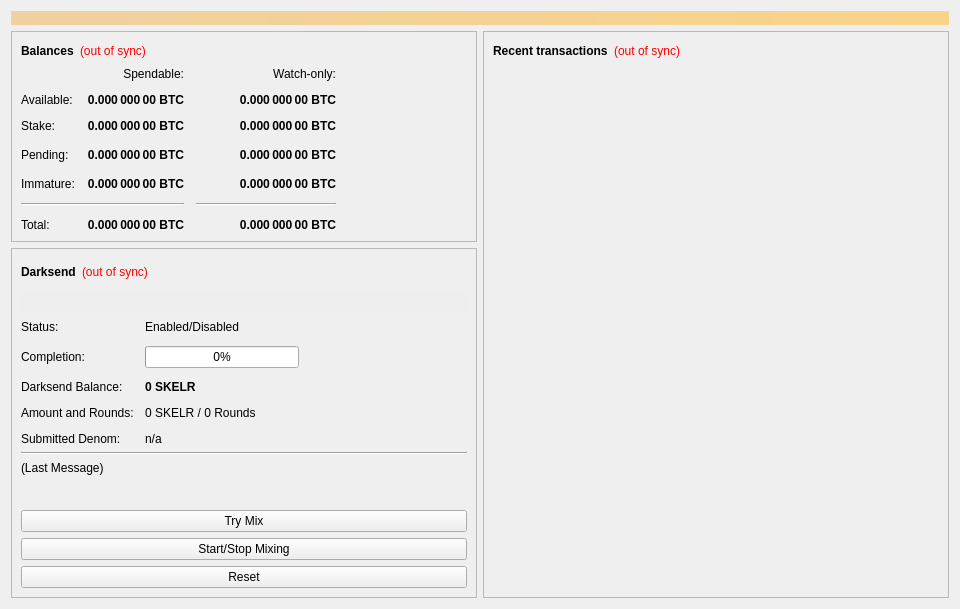
<?xml version="1.0" encoding="UTF-8"?>
<ui version="4.0">
 <class>OverviewPage</class>
 <widget class="QWidget" name="OverviewPage">
  <property name="geometry">
   <rect>
    <x>0</x>
    <y>0</y>
    <width>960</width>
    <height>594</height>
   </rect>
  </property>
  <property name="minimumSize">
   <size>
    <width>960</width>
    <height>0</height>
   </size>
  </property>
  <property name="windowTitle">
   <string>Form</string>
  </property>
  <layout class="QVBoxLayout" name="topLayout">
   <item>
    <widget class="QLabel" name="labelAlerts">
     <property name="visible">
      <bool>false</bool>
     </property>
     <property name="styleSheet">
      <string notr="true">background-color: qlineargradient(x1: 0, y1: 0, x2: 1, y2: 0, stop:0 #F0D0A0, stop:1 #F8D488); color:#000000;</string>
     </property>
     <property name="wordWrap">
      <bool>true</bool>
     </property>
     <property name="margin">
      <number>3</number>
     </property>
    </widget>
   </item>
   <item>
    <layout class="QHBoxLayout" name="horizontalLayout" stretch="1,1">
     <item>
      <layout class="QVBoxLayout" name="verticalLayout_2">
       <item>
        <widget class="QFrame" name="frame">
         <property name="frameShape">
          <enum>QFrame::StyledPanel</enum>
         </property>
         <property name="frameShadow">
          <enum>QFrame::Raised</enum>
         </property>
         <layout class="QVBoxLayout" name="verticalLayout_4">
          <item>
           <layout class="QHBoxLayout" name="horizontalLayout_4">
            <item>
             <widget class="QLabel" name="label_5">
              <property name="font">
               <font>
                <weight>75</weight>
                <bold>true</bold>
               </font>
              </property>
              <property name="text">
               <string>Balances</string>
              </property>
             </widget>
            </item>
            <item>
             <widget class="QLabel" name="labelWalletStatus">
              <property name="cursor">
               <cursorShape>WhatsThisCursor</cursorShape>
              </property>
              <property name="toolTip">
               <string>The displayed information may be out of date. Your wallet automatically synchronizes with the SkeletonRevive network after a connection is established, but this process has not completed yet.</string>
              </property>
              <property name="styleSheet">
               <string notr="true">QLabel { color: red; }</string>
              </property>
              <property name="text">
               <string notr="true">(out of sync)</string>
              </property>
              <property name="alignment">
               <set>Qt::AlignLeading|Qt::AlignLeft|Qt::AlignVCenter</set>
              </property>
             </widget>
            </item>
            <item>
             <spacer name="horizontalSpacer_3">
              <property name="orientation">
               <enum>Qt::Horizontal</enum>
              </property>
              <property name="sizeHint" stdset="0">
               <size>
                <width>40</width>
                <height>20</height>
               </size>
              </property>
             </spacer>
            </item>
           </layout>
          </item>
          <item>
           <layout class="QGridLayout" name="gridLayout">
            <property name="spacing">
             <number>12</number>
            </property>
            <item row="3" column="2">
             <widget class="QLabel" name="labelWatchPending">
              <property name="font">
               <font>
                <weight>75</weight>
                <bold>true</bold>
               </font>
              </property>
              <property name="cursor">
               <cursorShape>IBeamCursor</cursorShape>
              </property>
              <property name="toolTip">
               <string>Unconfirmed transactions to watch-only addresses</string>
              </property>
              <property name="text">
               <string notr="true">0.000 000 00 BTC</string>
              </property>
              <property name="alignment">
               <set>Qt::AlignRight|Qt::AlignTrailing|Qt::AlignVCenter</set>
              </property>
              <property name="textInteractionFlags">
               <set>Qt::LinksAccessibleByMouse|Qt::TextSelectableByKeyboard|Qt::TextSelectableByMouse</set>
              </property>
             </widget>
            </item>
            <item row="3" column="1">
             <widget class="QLabel" name="labelUnconfirmed">
              <property name="font">
               <font>
                <weight>75</weight>
                <bold>true</bold>
               </font>
              </property>
              <property name="cursor">
               <cursorShape>IBeamCursor</cursorShape>
              </property>
              <property name="toolTip">
               <string>Total of transactions that have yet to be confirmed, and do not yet count toward the spendable balance</string>
              </property>
              <property name="text">
               <string notr="true">0.000 000 00 BTC</string>
              </property>
              <property name="alignment">
               <set>Qt::AlignRight|Qt::AlignTrailing|Qt::AlignVCenter</set>
              </property>
              <property name="textInteractionFlags">
               <set>Qt::LinksAccessibleByMouse|Qt::TextSelectableByKeyboard|Qt::TextSelectableByMouse</set>
              </property>
             </widget>
            </item>
            <item row="4" column="2">
             <widget class="QLabel" name="labelWatchImmature">
              <property name="font">
               <font>
                <weight>75</weight>
                <bold>true</bold>
               </font>
              </property>
              <property name="cursor">
               <cursorShape>IBeamCursor</cursorShape>
              </property>
              <property name="toolTip">
               <string>Mined balance in watch-only addresses that has not yet matured</string>
              </property>
              <property name="text">
               <string notr="true">0.000 000 00 BTC</string>
              </property>
              <property name="alignment">
               <set>Qt::AlignRight|Qt::AlignTrailing|Qt::AlignVCenter</set>
              </property>
              <property name="textInteractionFlags">
               <set>Qt::LinksAccessibleByMouse|Qt::TextSelectableByKeyboard|Qt::TextSelectableByMouse</set>
              </property>
             </widget>
            </item>
            <item row="5" column="0" colspan="2">
             <widget class="Line" name="lineSpendableBalance">
              <property name="orientation">
               <enum>Qt::Horizontal</enum>
              </property>
             </widget>
            </item>
            <item row="5" column="2">
             <widget class="Line" name="lineWatchBalance">
              <property name="sizePolicy">
               <sizepolicy hsizetype="Preferred" vsizetype="Fixed">
                <horstretch>0</horstretch>
                <verstretch>0</verstretch>
               </sizepolicy>
              </property>
              <property name="minimumSize">
               <size>
                <width>140</width>
                <height>0</height>
               </size>
              </property>
              <property name="orientation">
               <enum>Qt::Horizontal</enum>
              </property>
             </widget>
            </item>
            <item row="6" column="0">
             <widget class="QLabel" name="labelTotalText">
              <property name="text">
               <string>Total:</string>
              </property>
             </widget>
            </item>
            <item row="4" column="1">
             <widget class="QLabel" name="labelImmature">
              <property name="font">
               <font>
                <weight>75</weight>
                <bold>true</bold>
               </font>
              </property>
              <property name="cursor">
               <cursorShape>IBeamCursor</cursorShape>
              </property>
              <property name="toolTip">
               <string>Mined balance that has not yet matured</string>
              </property>
              <property name="text">
               <string notr="true">0.000 000 00 BTC</string>
              </property>
              <property name="alignment">
               <set>Qt::AlignRight|Qt::AlignTrailing|Qt::AlignVCenter</set>
              </property>
              <property name="textInteractionFlags">
               <set>Qt::LinksAccessibleByMouse|Qt::TextSelectableByKeyboard|Qt::TextSelectableByMouse</set>
              </property>
             </widget>
            </item>
            <item row="3" column="3">
             <spacer name="horizontalSpacer_2">
              <property name="orientation">
               <enum>Qt::Horizontal</enum>
              </property>
              <property name="sizeHint" stdset="0">
               <size>
                <width>40</width>
                <height>20</height>
               </size>
              </property>
             </spacer>
            </item>
            <item row="4" column="0">
             <widget class="QLabel" name="labelImmatureText">
              <property name="text">
               <string>Immature:</string>
              </property>
             </widget>
            </item>
            <item row="6" column="1">
             <widget class="QLabel" name="labelTotal">
              <property name="font">
               <font>
                <weight>75</weight>
                <bold>true</bold>
               </font>
              </property>
              <property name="cursor">
               <cursorShape>IBeamCursor</cursorShape>
              </property>
              <property name="toolTip">
               <string>Your current total balance</string>
              </property>
              <property name="text">
               <string notr="true">0.000 000 00 BTC</string>
              </property>
              <property name="alignment">
               <set>Qt::AlignRight|Qt::AlignTrailing|Qt::AlignVCenter</set>
              </property>
              <property name="textInteractionFlags">
               <set>Qt::LinksAccessibleByMouse|Qt::TextSelectableByKeyboard|Qt::TextSelectableByMouse</set>
              </property>
             </widget>
            </item>
            <item row="6" column="2">
             <widget class="QLabel" name="labelWatchTotal">
              <property name="font">
               <font>
                <weight>75</weight>
                <bold>true</bold>
               </font>
              </property>
              <property name="cursor">
               <cursorShape>IBeamCursor</cursorShape>
              </property>
              <property name="toolTip">
               <string>Current total balance in watch-only addresses</string>
              </property>
              <property name="text">
               <string notr="true">0.000 000 00 BTC</string>
              </property>
              <property name="alignment">
               <set>Qt::AlignRight|Qt::AlignTrailing|Qt::AlignVCenter</set>
              </property>
              <property name="textInteractionFlags">
               <set>Qt::LinksAccessibleByMouse|Qt::TextSelectableByKeyboard|Qt::TextSelectableByMouse</set>
              </property>
             </widget>
            </item>
            <item row="0" column="2">
             <widget class="QLabel" name="labelWatchonly">
              <property name="text">
               <string>Watch-only:</string>
              </property>
              <property name="alignment">
               <set>Qt::AlignRight|Qt::AlignTrailing|Qt::AlignVCenter</set>
              </property>
             </widget>
            </item>
            <item row="1" column="0">
             <widget class="QLabel" name="labelBalanceText">
              <property name="text">
               <string>Available:</string>
              </property>
             </widget>
            </item>
            <item row="1" column="1">
             <widget class="QLabel" name="labelBalance">
              <property name="font">
               <font>
                <weight>75</weight>
                <bold>true</bold>
               </font>
              </property>
              <property name="cursor">
               <cursorShape>IBeamCursor</cursorShape>
              </property>
              <property name="toolTip">
               <string>Your current spendable balance</string>
              </property>
              <property name="text">
               <string notr="true">0.000 000 00 BTC</string>
              </property>
              <property name="alignment">
               <set>Qt::AlignRight|Qt::AlignTrailing|Qt::AlignVCenter</set>
              </property>
              <property name="textInteractionFlags">
               <set>Qt::LinksAccessibleByMouse|Qt::TextSelectableByKeyboard|Qt::TextSelectableByMouse</set>
              </property>
             </widget>
            </item>
            <item row="2" column="0">
             <widget class="QLabel" name="label_10">
              <property name="text">
               <string>Stake:</string>
              </property>
             </widget>
            </item>
            <item row="2" column="1">
             <widget class="QLabel" name="labelStake">
              <property name="font">
               <font>
                <weight>75</weight>
                <bold>true</bold>
               </font>
              </property>
              <property name="cursor">
               <cursorShape>IBeamCursor</cursorShape>
              </property>
              <property name="toolTip">
               <string>Total of coins that was staked, and do not yet count toward the current balance</string>
              </property>
              <property name="text">
               <string notr="true">0.000 000 00 BTC</string>
              </property>
              <property name="alignment">
               <set>Qt::AlignRight|Qt::AlignTrailing|Qt::AlignVCenter</set>
              </property>
              <property name="textInteractionFlags">
               <set>Qt::LinksAccessibleByMouse|Qt::TextSelectableByKeyboard|Qt::TextSelectableByMouse</set>
              </property>
             </widget>
            </item>
            <item row="2" column="2">
             <widget class="QLabel" name="labelWatchStake">
              <property name="font">
               <font>
                <weight>75</weight>
                <bold>true</bold>
               </font>
              </property>
              <property name="cursor">
               <cursorShape>IBeamCursor</cursorShape>
              </property>
              <property name="toolTip">
               <string>Total of coins that was staked in watch-only addresses, and do not yet count toward the current watch-only balance</string>
              </property>
              <property name="text">
               <string notr="true">0.000 000 00 BTC</string>
              </property>
              <property name="alignment">
               <set>Qt::AlignRight|Qt::AlignTrailing|Qt::AlignVCenter</set>
              </property>
              <property name="textInteractionFlags">
               <set>Qt::LinksAccessibleByMouse|Qt::TextSelectableByKeyboard|Qt::TextSelectableByMouse</set>
              </property>
             </widget>
            </item>
            <item row="1" column="2">
             <widget class="QLabel" name="labelWatchAvailable">
              <property name="font">
               <font>
                <weight>75</weight>
                <bold>true</bold>
               </font>
              </property>
              <property name="cursor">
               <cursorShape>IBeamCursor</cursorShape>
              </property>
              <property name="toolTip">
               <string>Your current balance in watch-only addresses</string>
              </property>
              <property name="text">
               <string notr="true">0.000 000 00 BTC</string>
              </property>
              <property name="alignment">
               <set>Qt::AlignRight|Qt::AlignTrailing|Qt::AlignVCenter</set>
              </property>
              <property name="textInteractionFlags">
               <set>Qt::LinksAccessibleByMouse|Qt::TextSelectableByKeyboard|Qt::TextSelectableByMouse</set>
              </property>
             </widget>
            </item>
            <item row="3" column="0">
             <widget class="QLabel" name="labelPendingText">
              <property name="text">
               <string>Pending:</string>
              </property>
             </widget>
            </item>
            <item row="0" column="1">
             <widget class="QLabel" name="labelSpendable">
              <property name="text">
               <string>Spendable:</string>
              </property>
              <property name="alignment">
               <set>Qt::AlignRight|Qt::AlignTrailing|Qt::AlignVCenter</set>
              </property>
             </widget>
            </item>
           </layout>
          </item>
         </layout>
        </widget>
       </item>
       <item>
        <widget class="QFrame" name="frameDarksend">
         <property name="sizePolicy">
          <sizepolicy hsizetype="Expanding" vsizetype="Expanding">
           <horstretch>0</horstretch>
           <verstretch>0</verstretch>
          </sizepolicy>
         </property>
         <property name="minimumSize">
          <size>
           <width>0</width>
           <height>350</height>
          </size>
         </property>
         <property name="layoutDirection">
          <enum>Qt::LeftToRight</enum>
         </property>
         <property name="frameShape">
          <enum>QFrame::StyledPanel</enum>
         </property>
         <property name="frameShadow">
          <enum>QFrame::Raised</enum>
         </property>
         <layout class="QVBoxLayout" name="verticalLayout_5">
          <item>
           <layout class="QHBoxLayout" name="horizontalLayout_5">
            <item>
             <widget class="QLabel" name="label_2">
              <property name="font">
               <font>
                <weight>75</weight>
                <bold>true</bold>
               </font>
              </property>
              <property name="text">
               <string>Darksend</string>
              </property>
             </widget>
            </item>
            <item>
             <widget class="QLabel" name="labelDarksendSyncStatus">
              <property name="toolTip">
               <string>The displayed information may be out of date. Your wallet automatically synchronizes with the SkeletonRevive network after a connection is established, but this process has not completed yet.</string>
              </property>
              <property name="styleSheet">
               <string notr="true">QLabel { color: red; }</string>
              </property>
              <property name="text">
               <string notr="true">(out of sync)</string>
              </property>
              <property name="alignment">
               <set>Qt::AlignLeading|Qt::AlignLeft|Qt::AlignVCenter</set>
              </property>
             </widget>
            </item>
            <item>
             <spacer name="horizontalSpacer_4">
              <property name="orientation">
               <enum>Qt::Horizontal</enum>
              </property>
              <property name="sizeHint" stdset="0">
               <size>
                <width>40</width>
                <height>20</height>
               </size>
              </property>
             </spacer>
            </item>
           </layout>
          </item>
          <item>
           <widget class="QPushButton" name="runAutoDenom">
            <property name="palette">
             <palette>
              <active>
               <colorrole role="WindowText">
                <brush brushstyle="SolidPattern">
                 <color alpha="255">
                  <red>0</red>
                  <green>0</green>
                  <blue>0</blue>
                 </color>
                </brush>
               </colorrole>
               <colorrole role="Button">
                <brush brushstyle="SolidPattern">
                 <color alpha="255">
                  <red>239</red>
                  <green>238</green>
                  <blue>238</blue>
                 </color>
                </brush>
               </colorrole>
               <colorrole role="Light">
                <brush brushstyle="SolidPattern">
                 <color alpha="255">
                  <red>255</red>
                  <green>255</green>
                  <blue>255</blue>
                 </color>
                </brush>
               </colorrole>
               <colorrole role="Midlight">
                <brush brushstyle="SolidPattern">
                 <color alpha="255">
                  <red>247</red>
                  <green>246</green>
                  <blue>246</blue>
                 </color>
                </brush>
               </colorrole>
               <colorrole role="Dark">
                <brush brushstyle="SolidPattern">
                 <color alpha="255">
                  <red>119</red>
                  <green>119</green>
                  <blue>119</blue>
                 </color>
                </brush>
               </colorrole>
               <colorrole role="Mid">
                <brush brushstyle="SolidPattern">
                 <color alpha="255">
                  <red>159</red>
                  <green>159</green>
                  <blue>159</blue>
                 </color>
                </brush>
               </colorrole>
               <colorrole role="Text">
                <brush brushstyle="SolidPattern">
                 <color alpha="255">
                  <red>0</red>
                  <green>0</green>
                  <blue>0</blue>
                 </color>
                </brush>
               </colorrole>
               <colorrole role="BrightText">
                <brush brushstyle="SolidPattern">
                 <color alpha="255">
                  <red>255</red>
                  <green>255</green>
                  <blue>255</blue>
                 </color>
                </brush>
               </colorrole>
               <colorrole role="ButtonText">
                <brush brushstyle="SolidPattern">
                 <color alpha="255">
                  <red>0</red>
                  <green>0</green>
                  <blue>0</blue>
                 </color>
                </brush>
               </colorrole>
               <colorrole role="Base">
                <brush brushstyle="SolidPattern">
                 <color alpha="255">
                  <red>255</red>
                  <green>255</green>
                  <blue>255</blue>
                 </color>
                </brush>
               </colorrole>
               <colorrole role="Window">
                <brush brushstyle="SolidPattern">
                 <color alpha="255">
                  <red>239</red>
                  <green>238</green>
                  <blue>238</blue>
                 </color>
                </brush>
               </colorrole>
               <colorrole role="Shadow">
                <brush brushstyle="SolidPattern">
                 <color alpha="255">
                  <red>0</red>
                  <green>0</green>
                  <blue>0</blue>
                 </color>
                </brush>
               </colorrole>
               <colorrole role="AlternateBase">
                <brush brushstyle="SolidPattern">
                 <color alpha="255">
                  <red>247</red>
                  <green>246</green>
                  <blue>246</blue>
                 </color>
                </brush>
               </colorrole>
               <colorrole role="ToolTipBase">
                <brush brushstyle="SolidPattern">
                 <color alpha="255">
                  <red>255</red>
                  <green>255</green>
                  <blue>220</blue>
                 </color>
                </brush>
               </colorrole>
               <colorrole role="ToolTipText">
                <brush brushstyle="SolidPattern">
                 <color alpha="255">
                  <red>0</red>
                  <green>0</green>
                  <blue>0</blue>
                 </color>
                </brush>
               </colorrole>
              </active>
              <inactive>
               <colorrole role="WindowText">
                <brush brushstyle="SolidPattern">
                 <color alpha="255">
                  <red>0</red>
                  <green>0</green>
                  <blue>0</blue>
                 </color>
                </brush>
               </colorrole>
               <colorrole role="Button">
                <brush brushstyle="SolidPattern">
                 <color alpha="255">
                  <red>239</red>
                  <green>238</green>
                  <blue>238</blue>
                 </color>
                </brush>
               </colorrole>
               <colorrole role="Light">
                <brush brushstyle="SolidPattern">
                 <color alpha="255">
                  <red>255</red>
                  <green>255</green>
                  <blue>255</blue>
                 </color>
                </brush>
               </colorrole>
               <colorrole role="Midlight">
                <brush brushstyle="SolidPattern">
                 <color alpha="255">
                  <red>247</red>
                  <green>246</green>
                  <blue>246</blue>
                 </color>
                </brush>
               </colorrole>
               <colorrole role="Dark">
                <brush brushstyle="SolidPattern">
                 <color alpha="255">
                  <red>119</red>
                  <green>119</green>
                  <blue>119</blue>
                 </color>
                </brush>
               </colorrole>
               <colorrole role="Mid">
                <brush brushstyle="SolidPattern">
                 <color alpha="255">
                  <red>159</red>
                  <green>159</green>
                  <blue>159</blue>
                 </color>
                </brush>
               </colorrole>
               <colorrole role="Text">
                <brush brushstyle="SolidPattern">
                 <color alpha="255">
                  <red>0</red>
                  <green>0</green>
                  <blue>0</blue>
                 </color>
                </brush>
               </colorrole>
               <colorrole role="BrightText">
                <brush brushstyle="SolidPattern">
                 <color alpha="255">
                  <red>255</red>
                  <green>255</green>
                  <blue>255</blue>
                 </color>
                </brush>
               </colorrole>
               <colorrole role="ButtonText">
                <brush brushstyle="SolidPattern">
                 <color alpha="255">
                  <red>0</red>
                  <green>0</green>
                  <blue>0</blue>
                 </color>
                </brush>
               </colorrole>
               <colorrole role="Base">
                <brush brushstyle="SolidPattern">
                 <color alpha="255">
                  <red>255</red>
                  <green>255</green>
                  <blue>255</blue>
                 </color>
                </brush>
               </colorrole>
               <colorrole role="Window">
                <brush brushstyle="SolidPattern">
                 <color alpha="255">
                  <red>239</red>
                  <green>238</green>
                  <blue>238</blue>
                 </color>
                </brush>
               </colorrole>
               <colorrole role="Shadow">
                <brush brushstyle="SolidPattern">
                 <color alpha="255">
                  <red>0</red>
                  <green>0</green>
                  <blue>0</blue>
                 </color>
                </brush>
               </colorrole>
               <colorrole role="AlternateBase">
                <brush brushstyle="SolidPattern">
                 <color alpha="255">
                  <red>247</red>
                  <green>246</green>
                  <blue>246</blue>
                 </color>
                </brush>
               </colorrole>
               <colorrole role="ToolTipBase">
                <brush brushstyle="SolidPattern">
                 <color alpha="255">
                  <red>255</red>
                  <green>255</green>
                  <blue>220</blue>
                 </color>
                </brush>
               </colorrole>
               <colorrole role="ToolTipText">
                <brush brushstyle="SolidPattern">
                 <color alpha="255">
                  <red>0</red>
                  <green>0</green>
                  <blue>0</blue>
                 </color>
                </brush>
               </colorrole>
              </inactive>
              <disabled>
               <colorrole role="WindowText">
                <brush brushstyle="SolidPattern">
                 <color alpha="255">
                  <red>119</red>
                  <green>119</green>
                  <blue>119</blue>
                 </color>
                </brush>
               </colorrole>
               <colorrole role="Button">
                <brush brushstyle="SolidPattern">
                 <color alpha="255">
                  <red>239</red>
                  <green>238</green>
                  <blue>238</blue>
                 </color>
                </brush>
               </colorrole>
               <colorrole role="Light">
                <brush brushstyle="SolidPattern">
                 <color alpha="255">
                  <red>255</red>
                  <green>255</green>
                  <blue>255</blue>
                 </color>
                </brush>
               </colorrole>
               <colorrole role="Midlight">
                <brush brushstyle="SolidPattern">
                 <color alpha="255">
                  <red>247</red>
                  <green>246</green>
                  <blue>246</blue>
                 </color>
                </brush>
               </colorrole>
               <colorrole role="Dark">
                <brush brushstyle="SolidPattern">
                 <color alpha="255">
                  <red>119</red>
                  <green>119</green>
                  <blue>119</blue>
                 </color>
                </brush>
               </colorrole>
               <colorrole role="Mid">
                <brush brushstyle="SolidPattern">
                 <color alpha="255">
                  <red>159</red>
                  <green>159</green>
                  <blue>159</blue>
                 </color>
                </brush>
               </colorrole>
               <colorrole role="Text">
                <brush brushstyle="SolidPattern">
                 <color alpha="255">
                  <red>119</red>
                  <green>119</green>
                  <blue>119</blue>
                 </color>
                </brush>
               </colorrole>
               <colorrole role="BrightText">
                <brush brushstyle="SolidPattern">
                 <color alpha="255">
                  <red>255</red>
                  <green>255</green>
                  <blue>255</blue>
                 </color>
                </brush>
               </colorrole>
               <colorrole role="ButtonText">
                <brush brushstyle="SolidPattern">
                 <color alpha="255">
                  <red>119</red>
                  <green>119</green>
                  <blue>119</blue>
                 </color>
                </brush>
               </colorrole>
               <colorrole role="Base">
                <brush brushstyle="SolidPattern">
                 <color alpha="255">
                  <red>239</red>
                  <green>238</green>
                  <blue>238</blue>
                 </color>
                </brush>
               </colorrole>
               <colorrole role="Window">
                <brush brushstyle="SolidPattern">
                 <color alpha="255">
                  <red>239</red>
                  <green>238</green>
                  <blue>238</blue>
                 </color>
                </brush>
               </colorrole>
               <colorrole role="Shadow">
                <brush brushstyle="SolidPattern">
                 <color alpha="255">
                  <red>0</red>
                  <green>0</green>
                  <blue>0</blue>
                 </color>
                </brush>
               </colorrole>
               <colorrole role="AlternateBase">
                <brush brushstyle="SolidPattern">
                 <color alpha="255">
                  <red>239</red>
                  <green>238</green>
                  <blue>238</blue>
                 </color>
                </brush>
               </colorrole>
               <colorrole role="ToolTipBase">
                <brush brushstyle="SolidPattern">
                 <color alpha="255">
                  <red>255</red>
                  <green>255</green>
                  <blue>220</blue>
                 </color>
                </brush>
               </colorrole>
               <colorrole role="ToolTipText">
                <brush brushstyle="SolidPattern">
                 <color alpha="255">
                  <red>0</red>
                  <green>0</green>
                  <blue>0</blue>
                 </color>
                </brush>
               </colorrole>
              </disabled>
             </palette>
            </property>
            <property name="focusPolicy">
             <enum>Qt::NoFocus</enum>
            </property>
            <property name="autoFillBackground">
             <bool>true</bool>
            </property>
            <property name="text">
             <string/>
            </property>
            <property name="flat">
             <bool>true</bool>
            </property>
           </widget>
          </item>
          <item>
           <layout class="QFormLayout" name="formLayout">
            <property name="fieldGrowthPolicy">
             <enum>QFormLayout::AllNonFixedFieldsGrow</enum>
            </property>
            <property name="horizontalSpacing">
             <number>11</number>
            </property>
            <property name="verticalSpacing">
             <number>12</number>
            </property>
            <item row="0" column="0">
             <widget class="QLabel" name="label_6">
              <property name="text">
               <string>Status:</string>
              </property>
             </widget>
            </item>
            <item row="1" column="0">
             <widget class="QLabel" name="label_7">
              <property name="text">
               <string>Completion:</string>
              </property>
             </widget>
            </item>
            <item row="1" column="1">
             <widget class="QProgressBar" name="darksendProgress">
              <property name="maximumSize">
               <size>
                <width>154</width>
                <height>16777215</height>
               </size>
              </property>
              <property name="value">
               <number>0</number>
              </property>
             </widget>
            </item>
            <item row="3" column="0">
             <widget class="QLabel" name="labelAnonymizedText">
              <property name="text">
               <string>Darksend Balance:</string>
              </property>
             </widget>
            </item>
            <item row="3" column="1">
             <widget class="QLabel" name="labelAnonymized">
              <property name="font">
               <font>
                <weight>75</weight>
                <bold>true</bold>
               </font>
              </property>
              <property name="text">
               <string notr="true">0 SKELR</string>
              </property>
             </widget>
            </item>
            <item row="4" column="0">
             <widget class="QLabel" name="label_8">
              <property name="text">
               <string>Amount and Rounds:</string>
              </property>
             </widget>
            </item>
            <item row="4" column="1">
             <widget class="QLabel" name="labelAmountRounds">
              <property name="text">
               <string>0 SKELR / 0 Rounds</string>
              </property>
             </widget>
            </item>
            <item row="5" column="0">
             <widget class="QLabel" name="label_9">
              <property name="text">
               <string>Submitted Denom:</string>
              </property>
             </widget>
            </item>
            <item row="5" column="1">
             <widget class="QLabel" name="labelSubmittedDenom">
              <property name="toolTip">
               <string>The denominations you submitted to the Masternode.&lt;br&gt;To mix, other users must submit the exact same denominations.</string>
              </property>
              <property name="text">
               <string>n/a</string>
              </property>
             </widget>
            </item>
            <item row="0" column="1">
             <widget class="QLabel" name="darksendEnabled">
              <property name="text">
               <string>Enabled/Disabled</string>
              </property>
             </widget>
            </item>
           </layout>
          </item>
          <item>
           <widget class="Line" name="lineLastMessage">
            <property name="orientation">
             <enum>Qt::Horizontal</enum>
            </property>
           </widget>
          </item>
          <item>
           <widget class="QLabel" name="darksendStatus">
            <property name="minimumSize">
             <size>
              <width>288</width>
              <height>43</height>
             </size>
            </property>
            <property name="text">
             <string>(Last Message)</string>
            </property>
            <property name="alignment">
             <set>Qt::AlignLeading|Qt::AlignLeft|Qt::AlignTop</set>
            </property>
            <property name="wordWrap">
             <bool>true</bool>
            </property>
           </widget>
          </item>
          <item>
           <widget class="QPushButton" name="darksendAuto">
            <property name="sizePolicy">
             <sizepolicy hsizetype="MinimumExpanding" vsizetype="Fixed">
              <horstretch>0</horstretch>
              <verstretch>0</verstretch>
             </sizepolicy>
            </property>
            <property name="toolTip">
             <string>Try to manually submit a Darksend request.</string>
            </property>
            <property name="text">
             <string>Try Mix</string>
            </property>
           </widget>
          </item>
          <item>
           <widget class="QPushButton" name="toggleDarksend">
            <property name="sizePolicy">
             <sizepolicy hsizetype="MinimumExpanding" vsizetype="Fixed">
              <horstretch>0</horstretch>
              <verstretch>0</verstretch>
             </sizepolicy>
            </property>
            <property name="text">
             <string>Start/Stop Mixing</string>
            </property>
           </widget>
          </item>
          <item>
           <widget class="QPushButton" name="darksendReset">
            <property name="sizePolicy">
             <sizepolicy hsizetype="MinimumExpanding" vsizetype="Fixed">
              <horstretch>0</horstretch>
              <verstretch>0</verstretch>
             </sizepolicy>
            </property>
            <property name="toolTip">
             <string>Reset the current status of Darksend (can interrupt Darksend if it's in the process of Mixing, which can cost you money!)</string>
            </property>
            <property name="autoFillBackground">
             <bool>false</bool>
            </property>
            <property name="text">
             <string>Reset</string>
            </property>
           </widget>
          </item>
         </layout>
        </widget>
       </item>
       <item>
        <spacer name="verticalSpacer">
         <property name="orientation">
          <enum>Qt::Vertical</enum>
         </property>
         <property name="sizeHint" stdset="0">
          <size>
           <width>20</width>
           <height>40</height>
          </size>
         </property>
        </spacer>
       </item>
      </layout>
     </item>
     <item>
      <layout class="QVBoxLayout" name="verticalLayout_3">
       <item>
        <widget class="QFrame" name="frame_2">
         <property name="frameShape">
          <enum>QFrame::StyledPanel</enum>
         </property>
         <property name="frameShadow">
          <enum>QFrame::Raised</enum>
         </property>
         <layout class="QVBoxLayout" name="verticalLayout">
          <item>
           <layout class="QHBoxLayout" name="horizontalLayout_2">
            <item>
             <widget class="QLabel" name="label_4">
              <property name="font">
               <font>
                <weight>75</weight>
                <bold>true</bold>
               </font>
              </property>
              <property name="text">
               <string>Recent transactions</string>
              </property>
             </widget>
            </item>
            <item>
             <widget class="QLabel" name="labelTransactionsStatus">
              <property name="cursor">
               <cursorShape>WhatsThisCursor</cursorShape>
              </property>
              <property name="toolTip">
               <string>The displayed information may be out of date. Your wallet automatically synchronizes with the SkeletonRevive network after a connection is established, but this process has not completed yet.</string>
              </property>
              <property name="styleSheet">
               <string notr="true">QLabel { color: red; }</string>
              </property>
              <property name="text">
               <string notr="true">(out of sync)</string>
              </property>
              <property name="alignment">
               <set>Qt::AlignRight|Qt::AlignTrailing|Qt::AlignVCenter</set>
              </property>
             </widget>
            </item>
            <item>
             <spacer name="horizontalSpacer">
              <property name="orientation">
               <enum>Qt::Horizontal</enum>
              </property>
              <property name="sizeHint" stdset="0">
               <size>
                <width>40</width>
                <height>20</height>
               </size>
              </property>
             </spacer>
            </item>
           </layout>
          </item>
          <item>
           <widget class="QListView" name="listTransactions">
            <property name="styleSheet">
             <string notr="true">QListView { background: transparent; }</string>
            </property>
            <property name="frameShape">
             <enum>QFrame::NoFrame</enum>
            </property>
            <property name="verticalScrollBarPolicy">
             <enum>Qt::ScrollBarAlwaysOff</enum>
            </property>
            <property name="horizontalScrollBarPolicy">
             <enum>Qt::ScrollBarAlwaysOff</enum>
            </property>
            <property name="selectionMode">
             <enum>QAbstractItemView::NoSelection</enum>
            </property>
           </widget>
          </item>
         </layout>
        </widget>
       </item>
      </layout>
     </item>
    </layout>
   </item>
  </layout>
 </widget>
 <resources/>
 <connections/>
</ui>
